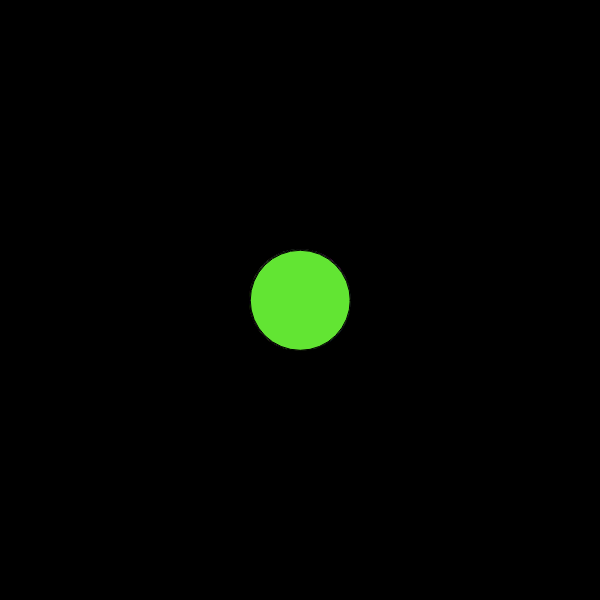
Frame 1 (no input)
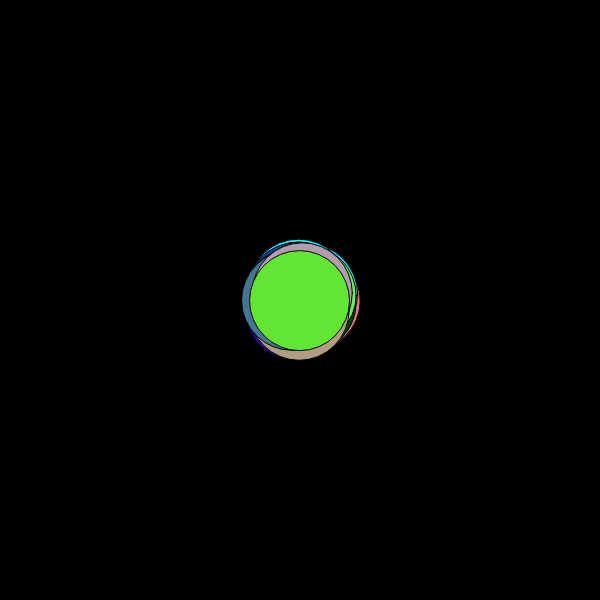
Frame 60 (no input)
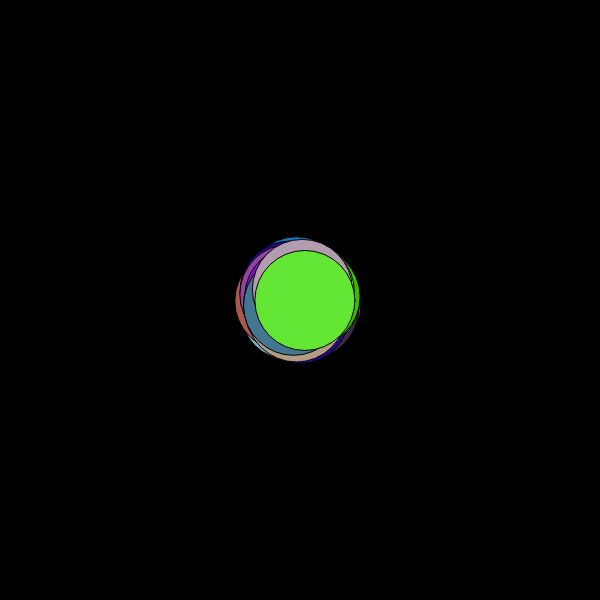
Frame 120 (the mouse pressed at the canvas centre since frame 60)

The p5.js sketch that drew these frames (run headless with seeded random() and noise() and a simulated clock; from frame 60 on, the mouse is pressed at the canvas centre):

// p5.js sketch
// ── sketch.js
//create bubble and bubble array.
let bubbles = []
let bubbleNum = 40

//setup, duh.
function setup() {
  createCanvas(600, 600)

  //create a for loop to generate 40 new bubbles.
  for (let i = 0; i < bubbleNum; i++) {
    bubbles.push(new Bubble( width*0.5, height*0.5 ) );
  }
}

function draw() {
  background(0);
  //this function creates the bubbles in the array.
  for (let i = 0; i < bubbles.length; i++) {
    bubbles[i].move();
    bubbles[i].show();
  }
}

//bubble class!!
class Bubble {
  constructor(x,y) {
    this.x = x
    this.y = y
    this.col = color(random(0, 255), random(0, 255), random(0, 255));
  }

//doing some super basic, bubble type motions.
  move() {
    this.x = this.x + random(-1, 1);
    this.y = this.y + random(-1, 1);
  }

//just actually drawing the bubbles.
  show() {
    fill(this.col);
    ellipse(this.x, this.y, 100);
  }
}
